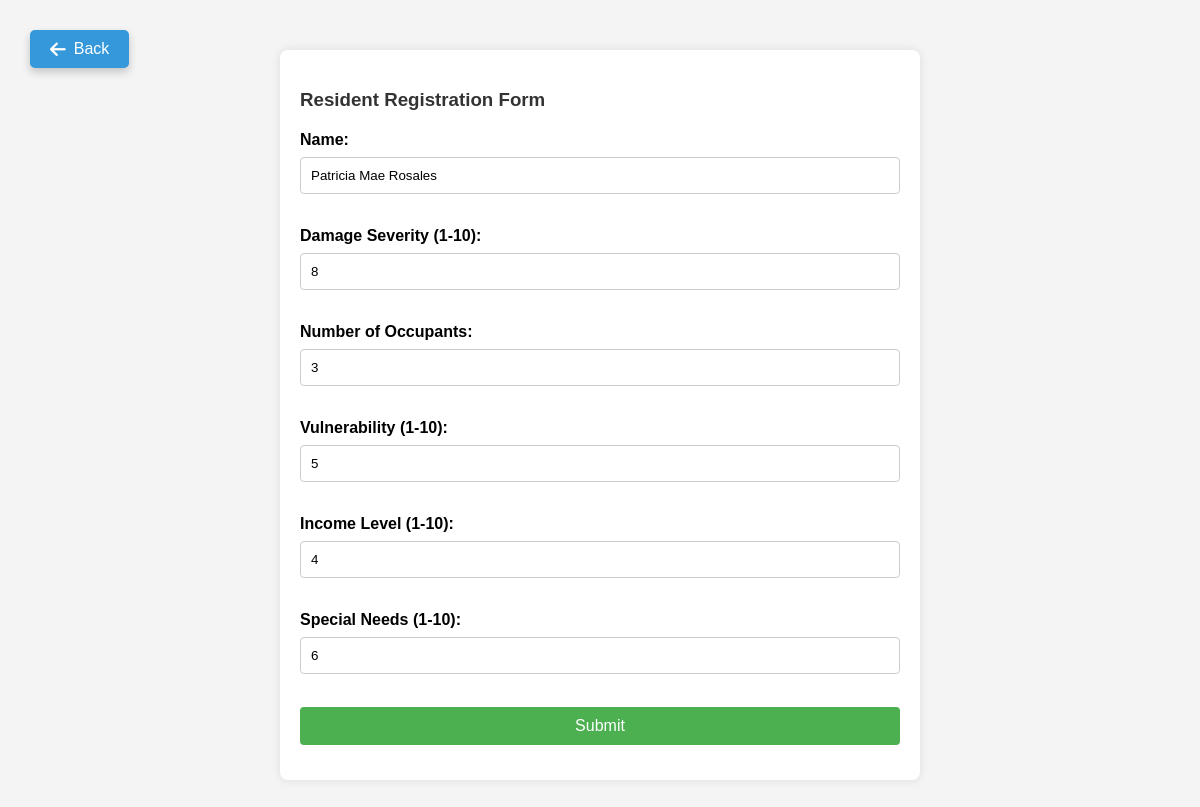
The page /edit_data.php?id=78 on the database its author committed.
### tables this page shows
CREATE TABLE `residents` (
  `id` int(11) NOT NULL,
  `name` varchar(100) NOT NULL,
  `damage_severity` int(11) NOT NULL,
  `number_of_occupants` int(11) NOT NULL,
  `vulnerability` int(11) NOT NULL,
  `income_level` int(11) NOT NULL,
  `special_needs` int(11) NOT NULL,
  `total_score` decimal(5,2) NOT NULL,
  `distribution_date` date DEFAULT NULL
);

### edit_data.php (the view, shortened to what this page needs)
<?php
$pdo = new PDO('mysql:host=localhost;dbname=aidman-db', 'root', '');
if (isset($_GET['id'])) {
    $id = $_GET['id'];
    $stmt = $pdo->prepare('SELECT * FROM residents WHERE id = ?');
    $stmt->execute([$id]);
    $resident = $stmt->fetch(PDO::FETCH_ASSOC);
} else {
    die('ID not provided');
}
?>
<!DOCTYPE html>
<html lang="en">
<head>
    <link rel="stylesheet" href="styles.css">
    <link rel="stylesheet" href="https://cdnjs.cloudflare.com/ajax/libs/font-awesome/6.0.0-beta3/css/all.min.css">
</head>
<body class="leader-edit-body">
    <div class="back-button-container">
        <a class="back-button" href="aid-dashboard.php">
            <i class="fas fa-arrow-left back-icon"></i>
            Back
        </a>
    </div>
    <div class="leader-edit-container">
        <h3 class="leader-edit-h3">Resident Registration Form</h3>
        <form class="leader-edit-form" action="edit_data.php?id=<?php echo urlencode($id); ?>" method="post">
            <label class="leader-edit-label" for="name">Name:</label>
            <input class="leader-edit-input" type="text" id="name" name="name" value="<?php echo htmlspecialchars($resident['name']); ?>" required><br>
            <label class="leader-edit-label" for="damage_severity">Damage Severity (1-10):</label>
            <input class="leader-edit-input" type="number" id="damage_severity" name="damage_severity" min="1" max="10" value="<?php echo htmlspecialchars($resident['damage_severity']); ?>" required><br>
            <label class="leader-edit-label" for="number_of_occupants">Number of Occupants:</label>
            <input class="leader-edit-input" type="number" id="number_of_occupants" name="number_of_occupants" value="<?php echo htmlspecialchars($resident['number_of_occupants']); ?>" required><br>
            <label class="leader-edit-label" for="vulnerability">Vulnerability (1-10):</label>
            <input class="leader-edit-input" type="number" id="vulnerability" name="vulnerability" min="1" max="10" value="<?php echo htmlspecialchars($resident['vulnerability']); ?>" required><br>
            <label class="leader-edit-label" for="income_level">Income Level (1-10):</label>
            <input class="leader-edit-input" type="number" id="income_level" name="income_level" min="1" max="10" value="<?php echo htmlspecialchars($resident['income_level']); ?>" required><br>
            <label class="leader-edit-label" for="special_needs">Special Needs (1-10):</label>
            <input class="leader-edit-input" type="number" id="special_needs" name="special_needs" min="1" max="10" value="<?php echo htmlspecialchars($resident['special_needs']); ?>" required><br>
            <input class="leader-edit-input" type="submit" value="Submit">
        </form>
    </div>
</body>
</html>

### styles.css (style rules this page uses)
body { margin: 0; font-family: Arial, sans-serif; }
.back-button { position: absolute; top: 20px; left: 20px; font-size: 18px; color: #ffcc00; text-decoration: none; background: rgba(255, 255, 255, 0.1); padding: 10px 15px; border-radius: 10px; transition: background 0.3s ease, color 0.3s ease; }
.back-button i { margin-right: 8px; }
.leader-edit-body { font-family: Arial, sans-serif; background-color: #f4f4f4; margin: 0; padding: 0; }
.leader-edit-container { max-width: 600px; margin: 50px auto; padding: 20px; background-color: #ffffff; border-radius: 8px; box-shadow: 0 0 10px rgba(0, 0, 0, 0.1); }
.leader-edit-h3 { margin-bottom: 20px; color: #333; }
.leader-edit-form { display: flex; flex-direction: column; }
.leader-edit-label { margin-bottom: 8px; font-weight: bold; }
.leader-edit-input[type="text"], .leader-edit-input[type="number"], .leader-edit-input[type="submit"] { padding: 10px; margin-bottom: 15px; border: 1px solid #ccc; border-radius: 4px; }
.leader-edit-input[type="submit"] { background-color: #4caf50; color: #fff; border: none; cursor: pointer; font-size: 16px; }
.back-button-container { position: absolute; top: 10px; left: 10px; z-index: 1000; }
.back-button { display: flex; align-items: center; padding: 10px 20px; background-color: #3498db; color: white; text-decoration: none; border-radius: 5px; font-size: 16px; transition: transform 0.3s, box-shadow 0.3s, background-color 0.3s; box-shadow: 0 4px 8px rgba(0, 0, 0, 0.2); }
.back-icon { margin-right: 8px; font-size: 18px; }

### rows shown on the page
residents: name "Patricia Mae Rosales", damage_severity "8", number_of_occupants "3", vulnerability "5", income_level "4", special_needs "6"
